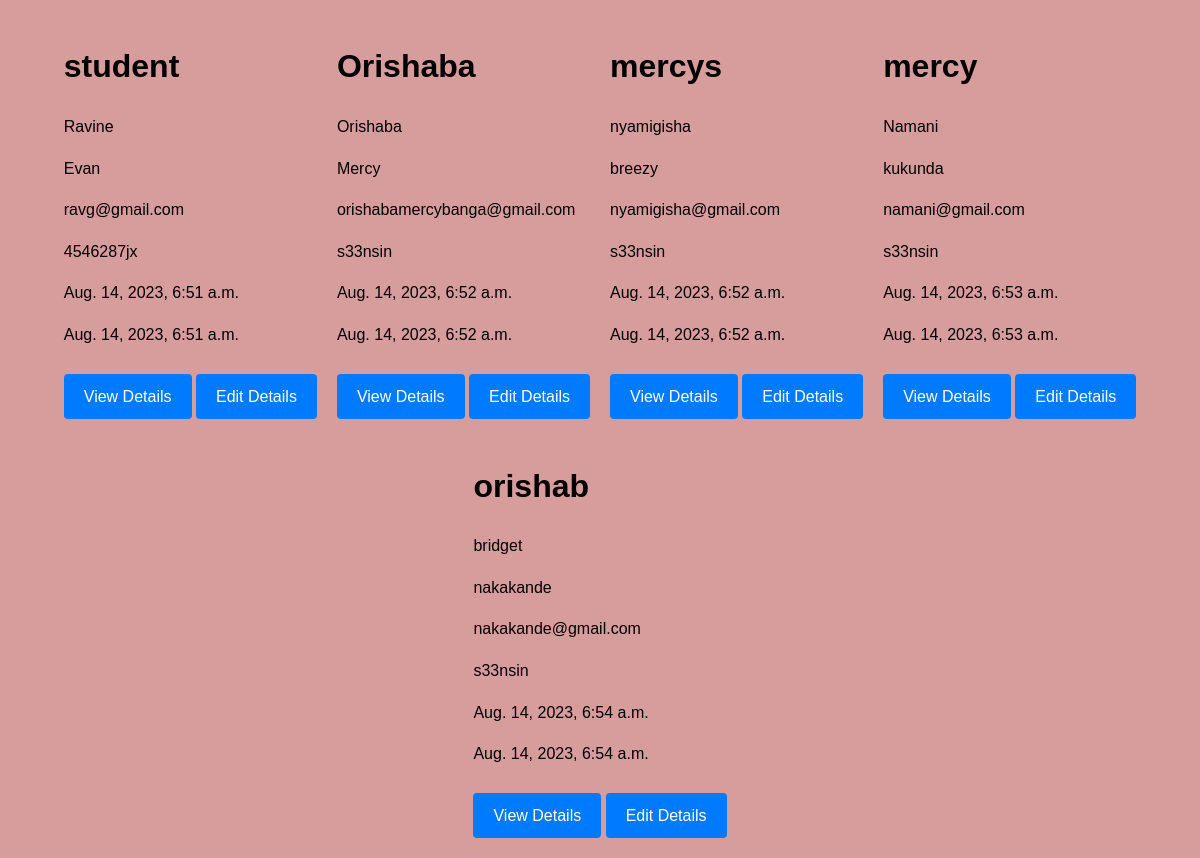
Screenshot of /customer/customers/list with the database file from the repository.
### customer/models.py (models this page shows, shortened)
class Customer(models.Model):
    user=models.OneToOneField(User,null=True,on_delete=models.CASCADE)
    first_name=models.CharField(max_length=32)
    last_name=models.CharField(max_length=32)
    email=models.EmailField(max_length=32)
    password=models.CharField(max_length=12)
    date_created=models.DateTimeField(auto_now_add=True)
    date_updated=models.DateTimeField(auto_now=True)

### customer/views.py (the view)
# urls.py: path("customers/list" ,customer_list,name="customer_list"),
def customer_list(request):
    customers = Customer.objects.all()
    return render(request, 'customer/customer_list.html', {'customers':customers})

### templates/customer/customer_list.html (shortened to what this page needs)
<!DOCTYPE html>
<html lang="en">
<head>
</head>
<div class="allproducts">
    {% for customer in customers %}
        <div class="cart-container">
    <h1 class="cart-name">{{ customer.user }}</h1>
    <p>{{customer.first_name}}</p>
    <span>{{customer.last_name}}</span>
    <p>{{customer.email}}</p>
    <p>{{customer.password}}</p>
    <p>{{customer.date_created}}</p>
    <p>{{customer.date_updated}}</p>
             <a href="{% url 'customer_detail' id=customer.id %}">View Details</a>
             <a href="{% url 'customer_update_view' id=customer.id %}">Edit Details</a>
        </div>
    {% endfor %}
</div>
</body>
</html>

### templates/customer/customer_list.html (style rules this page uses)
.allproducts { display: flex; flex-wrap: wrap; justify-content: center; gap: 20px; }
a { display: inline-block; background-color: #007bff; color: #fff; text-decoration: none; padding: 10px 20px; margin-top: 10px; border-radius: 4px; }

### rows the page displays
Customer: user "student", first_name "Ravine", last_name "Evan", email "ravg@gmail.com", password "4546287jx", date_created "Aug. 14, 2023, 6:51 a.m.", date_updated "Aug. 14, 2023, 6:51 a.m."
Customer: user "Orishaba", first_name "Orishaba", last_name "Mercy", email "orishabamercybanga@gmail.com", password "s33nsin", date_created "Aug. 14, 2023, 6:52 a.m.", date_updated "Aug. 14, 2023, 6:52 a.m."
Customer: user "mercys", first_name "nyamigisha", last_name "breezy", email "nyamigisha@gmail.com", password "s33nsin", date_created "Aug. 14, 2023, 6:52 a.m.", date_updated "Aug. 14, 2023, 6:52 a.m."
Customer: user "mercy", first_name "Namani", last_name "kukunda", email "namani@gmail.com", password "s33nsin", date_created "Aug. 14, 2023, 6:53 a.m.", date_updated "Aug. 14, 2023, 6:53 a.m."
Customer: user "orishab", first_name "bridget", last_name "nakakande", email "nakakande@gmail.com", password "s33nsin", date_created "Aug. 14, 2023, 6:54 a.m.", date_updated "Aug. 14, 2023, 6:54 a.m."
